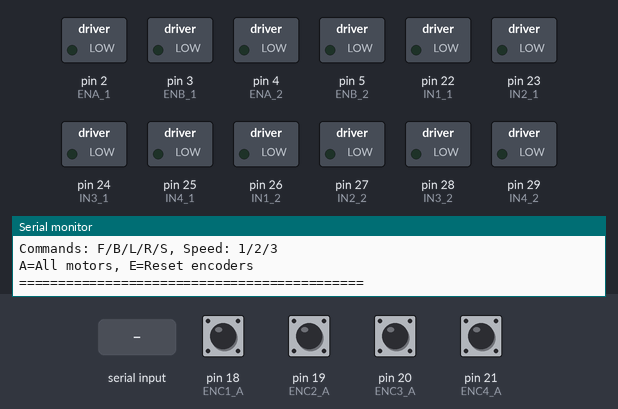
Recording of a sketch running on a simulated Arduino Mega 2560, built with avr-gcc and run on an emulated ATmega2560. Shown: switched loads named in the sketch (green lamp = pin HIGH), the last lines printed to the serial monitor. Inputs (shaded band) come from the test bench; at power-on: pin 18 (ENC1_A), pin 19 (ENC2_A), pin 20 (ENC3_A), pin 21 (ENC4_A) HIGH.

Above: at 1.2 s.
1.3 s: "F" received over Serial
At 2.3 s:
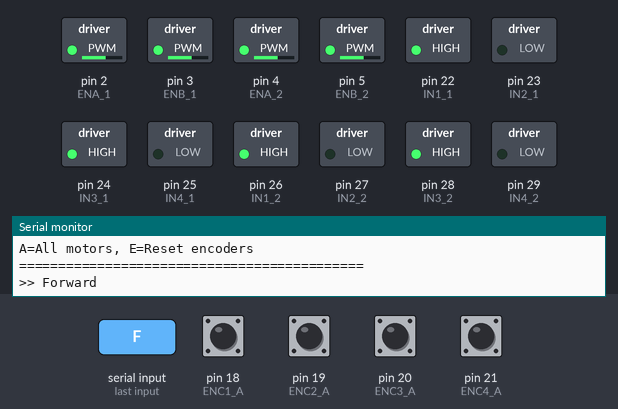
2.9 s: "B" received over the second serial link
At 3.6 s:
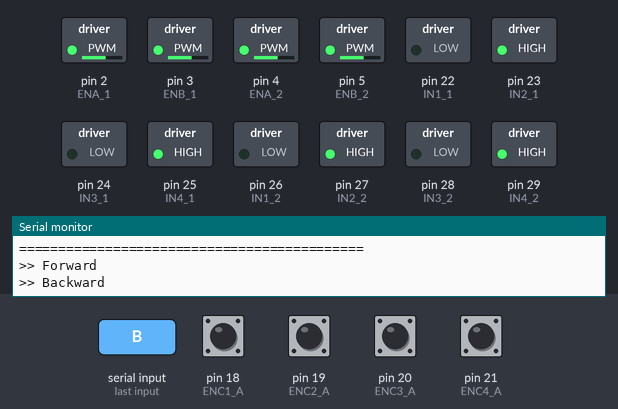
4.5 s: byte 65 ('A') received over Serial
At 5.8 s:
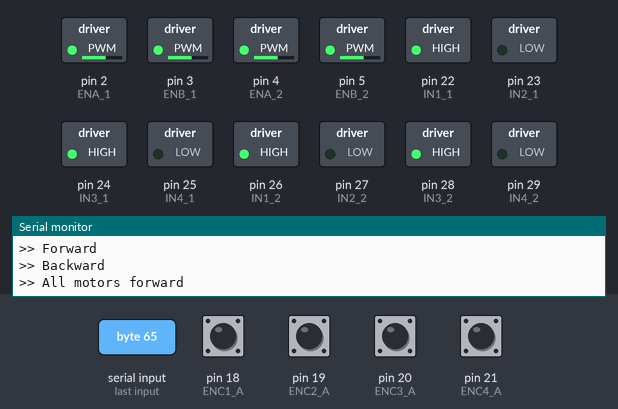
6.1 s: "R" received over Serial
At 7.2 s:
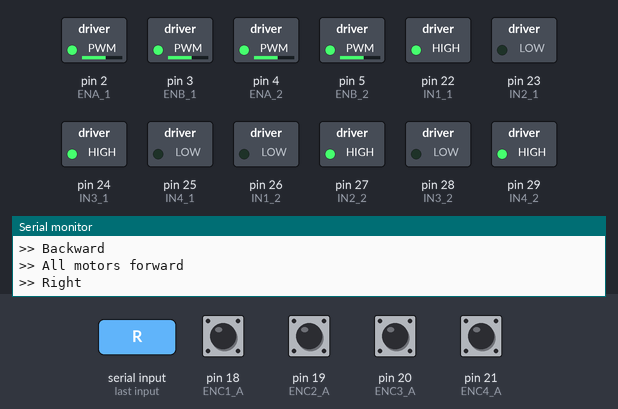
7.7 s: "L" received over the second serial link
At 8.4 s:
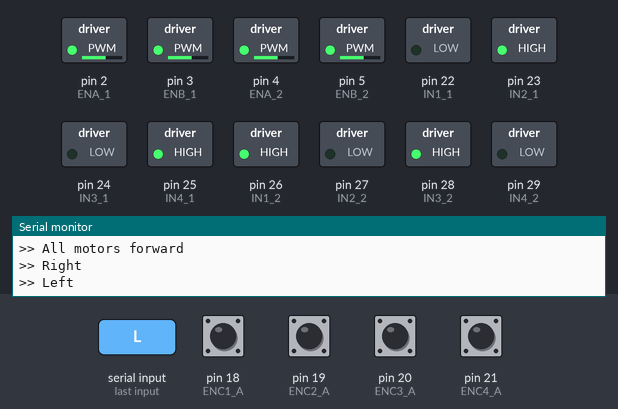
9.3 s: byte 97 ('a') received over Serial
At 10.8 s:
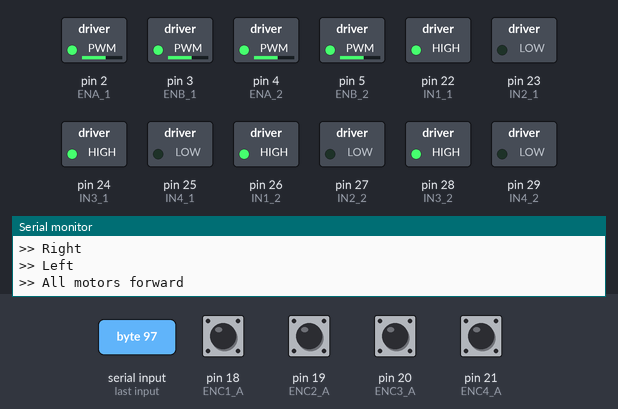
Timing chart, 0 to 11.8 s (numbered marks = the images above; inputs shaded):
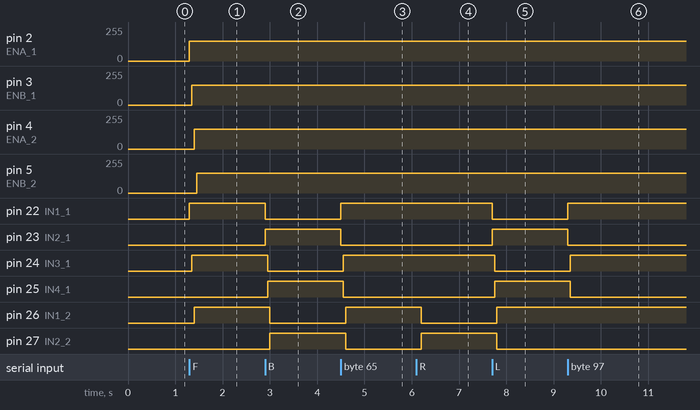

Measured:
- after the input at 1.3 s, pin 2 (ENA_1): 0/255 → 150/255 at once; pin 3 (ENB_1): 0/255 → 150/255 after 0.05 s; pin 4 (ENA_2): 0/255 → 150/255 after 0.10 s; pin 5 (ENB_2): 0/255 → 150/255 after 0.15 s; pin 22 (IN1_1): LOW → HIGH at once
- after the input at 2.9 s, pin 22 (IN1_1): HIGH → LOW at once; pin 23 (IN2_1): LOW → HIGH at once; pin 24 (IN3_1): HIGH → LOW after 0.05 s; pin 25 (IN4_1): LOW → HIGH after 0.05 s; pin 26 (IN1_2): HIGH → LOW after 0.10 s
- after the input at 4.5 s, pin 22 (IN1_1): LOW → HIGH at once; pin 23 (IN2_1): HIGH → LOW at once; pin 24 (IN3_1): LOW → HIGH after 0.05 s; pin 25 (IN4_1): HIGH → LOW after 0.05 s; pin 26 (IN1_2): LOW → HIGH after 0.10 s
- after the input at 6.1 s, pin 26 (IN1_2): HIGH → LOW after 0.10 s; pin 27 (IN2_2): LOW → HIGH after 0.10 s; pin 28 (IN3_2): HIGH → LOW after 0.15 s; pin 29 (IN4_2): LOW → HIGH after 0.15 s
- after the input at 7.7 s, pin 22 (IN1_1): HIGH → LOW at once; pin 23 (IN2_1): LOW → HIGH at once; pin 24 (IN3_1): HIGH → LOW after 0.05 s; pin 25 (IN4_1): LOW → HIGH after 0.05 s; pin 26 (IN1_2): LOW → HIGH after 0.10 s
- after the input at 9.3 s, pin 22 (IN1_1): LOW → HIGH at once; pin 23 (IN2_1): HIGH → LOW at once; pin 24 (IN3_1): LOW → HIGH after 0.05 s; pin 25 (IN4_1): HIGH → LOW after 0.05 s

The sketch:

4_Wheel_Robot.ino
```cpp
/*
 * ============================================================
 * 4-Wheel Robot with Arduino Mega
 * 4x PG36 Motors + 4x Encoders + HC-05 Bluetooth
 * ============================================================
 *
 * COMPONENTS:
 *   - Arduino Mega 2560
 *   - 2x L298N Motor Drivers
 *   - 4x PG36555126000-19.2KE7 Motors (12V) with Encoders
 *   - HC-05 Bluetooth Module
 *   - 12V Power Supply (min 5A)
 *
 * ============================================================
 * PIN CONNECTIONS:
 * ============================================================
 *
 * L298N #1 (Motor 1 & Motor 2):
 *   ENA  -> Pin 2  (PWM)
 *   IN1  -> Pin 22
 *   IN2  -> Pin 23
 *   IN3  -> Pin 24
 *   IN4  -> Pin 25
 *   ENB  -> Pin 3  (PWM)
 *   OUT1/OUT2 -> Motor 1
 *   OUT3/OUT4 -> Motor 2
 *
 * L298N #2 (Motor 3 & Motor 4):
 *   ENA  -> Pin 4  (PWM)
 *   IN1  -> Pin 26
 *   IN2  -> Pin 27
 *   IN3  -> Pin 28
 *   IN4  -> Pin 29
 *   ENB  -> Pin 5  (PWM)
 *   OUT1/OUT2 -> Motor 3
 *   OUT3/OUT4 -> Motor 4
 *
 * Encoders:
 *   Motor 1: VCC->5V, GND->GND, ChA->Pin 18, ChB->Pin 30
 *   Motor 2: VCC->5V, GND->GND, ChA->Pin 19, ChB->Pin 31
 *   Motor 3: VCC->5V, GND->GND, ChA->Pin 20, ChB->Pin 32
 *   Motor 4: VCC->5V, GND->GND, ChA->Pin 21, ChB->Pin 33
 *
 * HC-05 Bluetooth:
 *   VCC -> 5V
 *   GND -> GND
 *   TXD -> Pin 15 (RX3)
 *   RXD -> Pin 14 (TX3)
 *
 * Power Supply:
 *   12V (+) -> L298N #1 (12V), L298N #2 (12V), Mega VIN
 *   12V (-) -> L298N #1 GND, L298N #2 GND, Mega GND
 *
 * IMPORTANT:
 *   - Remove ENA and ENB jumper caps on BOTH L298N boards
 *   - All GNDs must be connected together
 *   - Use breadboard to share 5V for encoder VCCs
 *
 * ============================================================
 * COMMANDS (Serial Monitor or Bluetooth):
 * ============================================================
 *   F = Forward
 *   B = Backward
 *   L = Turn Left
 *   R = Turn Right
 *   S = Stop
 *   1 = Slow speed
 *   2 = Medium speed
 *   3 = Fast speed
 *   A = All motors forward (test)
 *   E = Reset encoders
 *
 * ============================================================
 */

// ==================== L298N #1 - Motor 1 & 2 ====================
#define ENA_1  2
#define IN1_1  22
#define IN2_1  23
#define IN3_1  24
#define IN4_1  25
#define ENB_1  3

// ==================== L298N #2 - Motor 3 & 4 ====================
#define ENA_2  4
#define IN1_2  26
#define IN2_2  27
#define IN3_2  28
#define IN4_2  29
#define ENB_2  5

// ==================== ENCODERS ====================
#define ENC1_A 18
#define ENC1_B 30
#define ENC2_A 19
#define ENC2_B 31
#define ENC3_A 20
#define ENC3_B 32
#define ENC4_A 21
#define ENC4_B 33

// ==================== VARIABLES ====================
volatile long enc1 = 0;
volatile long enc2 = 0;
volatile long enc3 = 0;
volatile long enc4 = 0;

int speed = 150;

// ==================== SETUP ====================
void setup() {
  Serial.begin(115200);   // Debug via USB
  Serial3.begin(9600);    // HC-05 Bluetooth

  // L298N #1 pins
  pinMode(ENA_1, OUTPUT);
  pinMode(IN1_1, OUTPUT);
  pinMode(IN2_1, OUTPUT);
  pinMode(IN3_1, OUTPUT);
  pinMode(IN4_1, OUTPUT);
  pinMode(ENB_1, OUTPUT);

  // L298N #2 pins
  pinMode(ENA_2, OUTPUT);
  pinMode(IN1_2, OUTPUT);
  pinMode(IN2_2, OUTPUT);
  pinMode(IN3_2, OUTPUT);
  pinMode(IN4_2, OUTPUT);
  pinMode(ENB_2, OUTPUT);

  // Encoder pins
  pinMode(ENC1_A, INPUT_PULLUP);
  pinMode(ENC1_B, INPUT_PULLUP);
  pinMode(ENC2_A, INPUT_PULLUP);
  pinMode(ENC2_B, INPUT_PULLUP);
  pinMode(ENC3_A, INPUT_PULLUP);
  pinMode(ENC3_B, INPUT_PULLUP);
  pinMode(ENC4_A, INPUT_PULLUP);
  pinMode(ENC4_B, INPUT_PULLUP);

  // Attach encoder interrupts
  attachInterrupt(digitalPinToInterrupt(ENC1_A), enc1ISR, RISING);
  attachInterrupt(digitalPinToInterrupt(ENC2_A), enc2ISR, RISING);
  attachInterrupt(digitalPinToInterrupt(ENC3_A), enc3ISR, RISING);
  attachInterrupt(digitalPinToInterrupt(ENC4_A), enc4ISR, RISING);

  stopAll();

  Serial.println("============================================");
  Serial.println("  4-Wheel Robot - Arduino Mega");
  Serial.println("============================================");
  Serial.println("Commands: F/B/L/R/S, Speed: 1/2/3");
  Serial.println("A=All motors, E=Reset encoders");
  Serial.println("============================================");
}

// ==================== MAIN LOOP ====================
void loop() {
  // Bluetooth commands
  if (Serial3.available()) {
    char cmd = Serial3.read();
    handleCommand(cmd);
  }

  // Serial Monitor commands (for testing without Bluetooth)
  if (Serial.available()) {
    char cmd = Serial.read();
    handleCommand(cmd);
  }
}

// ==================== COMMAND HANDLER ====================
void handleCommand(char cmd) {
  switch (cmd) {
    case 'F':
    case 'f':
      forward();
      Serial.println(">> Forward");
      break;
    case 'B':
    case 'b':
      backward();
      Serial.println(">> Backward");
      break;
    case 'L':
    case 'l':
      left();
      Serial.println(">> Left");
      break;
    case 'R':
    case 'r':
      right();
      Serial.println(">> Right");
      break;
    case 'S':
    case 's':
      stopAll();
      Serial.println(">> Stop");
      break;
    case '1':
      speed = 100;
      Serial.println(">> Speed: Slow (100)");
      break;
    case '2':
      speed = 150;
      Serial.println(">> Speed: Medium (150)");
      break;
    case '3':
      speed = 200;
      Serial.println(">> Speed: Fast (200)");
      break;
    case 'A':
    case 'a':
      forward();
      Serial.println(">> All motors forward");
      break;
    case 'E':
    case 'e':
      enc1 = 0; enc2 = 0; enc3 = 0; enc4 = 0;
      Serial.println(">> Encoders reset");
      break;
    case 'P':
    case 'p':
      printEncoders();
      break;
  }
}

// ==================== MOVEMENT FUNCTIONS ====================
void forward() {
  motor1Fwd(speed); delay(50);
  motor2Fwd(speed); delay(50);
  motor3Fwd(speed); delay(50);
  motor4Fwd(speed);
}

void backward() {
  motor1Rev(speed); delay(50);
  motor2Rev(speed); delay(50);
  motor3Rev(speed); delay(50);
  motor4Rev(speed);
}

void left() {
  motor1Rev(speed); delay(50);
  motor2Rev(speed); delay(50);
  motor3Fwd(speed); delay(50);
  motor4Fwd(speed);
}

void right() {
  motor1Fwd(speed); delay(50);
  motor2Fwd(speed); delay(50);
  motor3Rev(speed); delay(50);
  motor4Rev(speed);
}

// ==================== MOTOR CONTROL ====================
void motor1Fwd(int s) { digitalWrite(IN1_1, HIGH); digitalWrite(IN2_1, LOW); analogWrite(ENA_1, s); }
void motor1Rev(int s) { digitalWrite(IN1_1, LOW); digitalWrite(IN2_1, HIGH); analogWrite(ENA_1, s); }
void motor2Fwd(int s) { digitalWrite(IN3_1, HIGH); digitalWrite(IN4_1, LOW); analogWrite(ENB_1, s); }
void motor2Rev(int s) { digitalWrite(IN3_1, LOW); digitalWrite(IN4_1, HIGH); analogWrite(ENB_1, s); }
void motor3Fwd(int s) { digitalWrite(IN1_2, HIGH); digitalWrite(IN2_2, LOW); analogWrite(ENA_2, s); }
void motor3Rev(int s) { digitalWrite(IN1_2, LOW); digitalWrite(IN2_2, HIGH); analogWrite(ENA_2, s); }
void motor4Fwd(int s) { digitalWrite(IN3_2, HIGH); digitalWrite(IN4_2, LOW); analogWrite(ENB_2, s); }
void motor4Rev(int s) { digitalWrite(IN3_2, LOW); digitalWrite(IN4_2, HIGH); analogWrite(ENB_2, s); }

void stopAll() {
  digitalWrite(IN1_1, LOW); digitalWrite(IN2_1, LOW); analogWrite(ENA_1, 0);
  digitalWrite(IN3_1, LOW); digitalWrite(IN4_1, LOW); analogWrite(ENB_1, 0);
  digitalWrite(IN1_2, LOW); digitalWrite(IN2_2, LOW); analogWrite(ENA_2, 0);
  digitalWrite(IN3_2, LOW); digitalWrite(IN4_2, LOW); analogWrite(ENB_2, 0);
}

// ==================== ENCODER ISRs ====================
void enc1ISR() { if (digitalRead(ENC1_B) == LOW) enc1++; else enc1--; }
void enc2ISR() { if (digitalRead(ENC2_B) == LOW) enc2++; else enc2--; }
void enc3ISR() { if (digitalRead(ENC3_B) == LOW) enc3++; else enc3--; }
void enc4ISR() { if (digitalRead(ENC4_B) == LOW) enc4++; else enc4--; }

// ==================== PRINT ENCODERS ====================
void printEncoders() {
  Serial.print("E1: "); Serial.print(enc1);
  Serial.print(" | E2: "); Serial.print(enc2);
  Serial.print(" | E3: "); Serial.print(enc3);
  Serial.print(" | E4: "); Serial.println(enc4);
}
```
